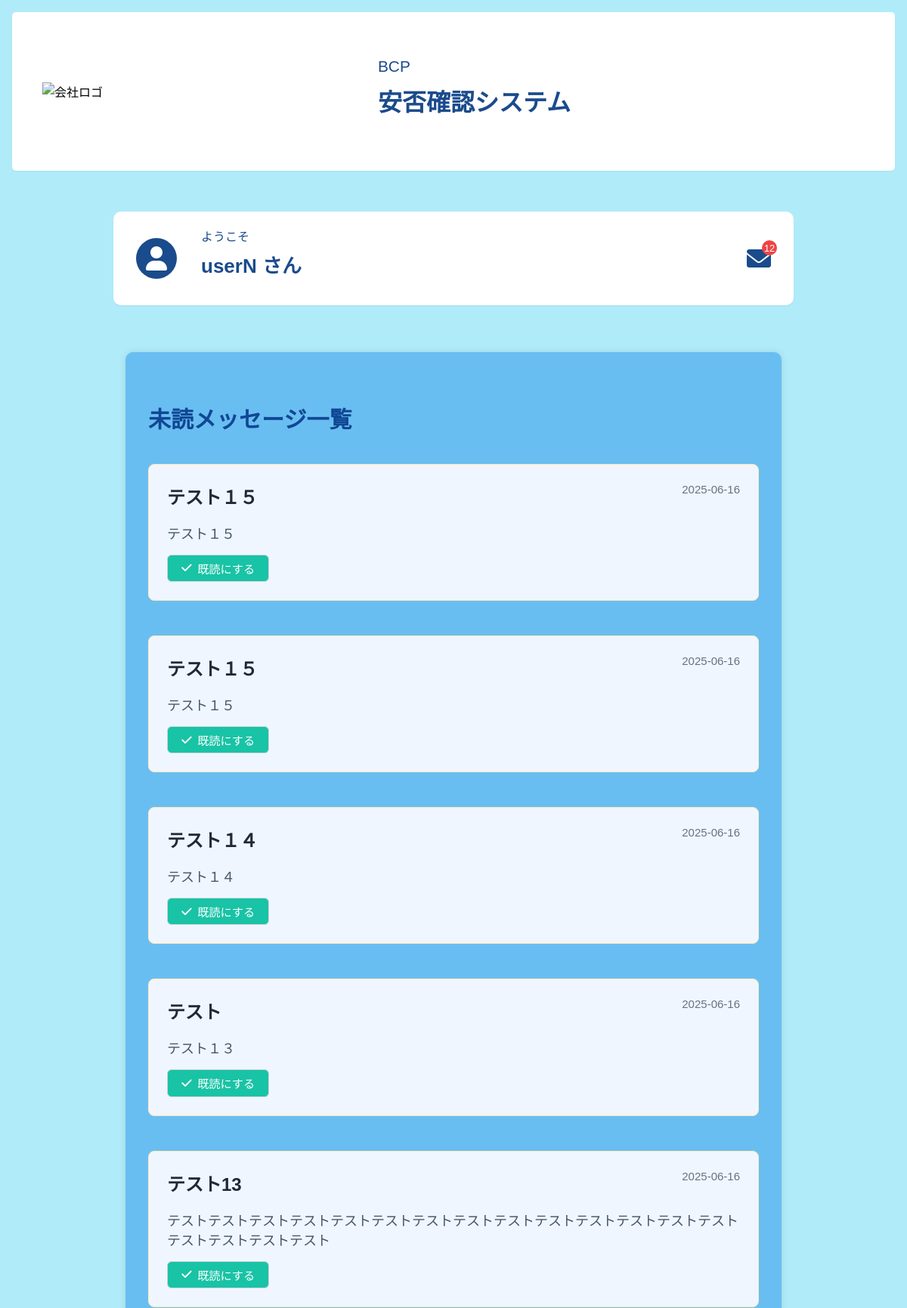
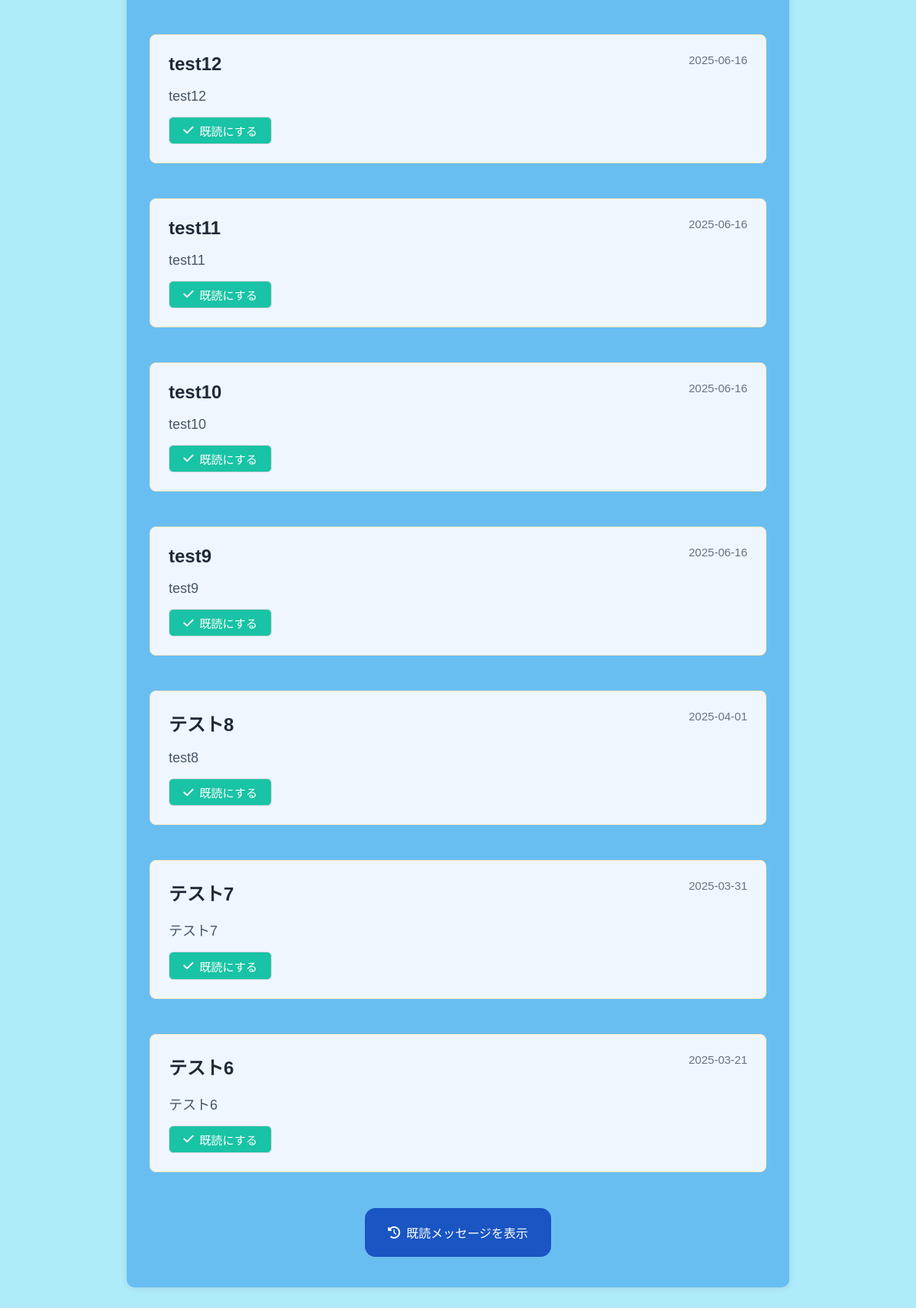
Screenshot of /user/message_list/2/ with the database file from the repository (2 pictures, top to bottom).
### cosapp/models.py (models this page shows, shortened)
class CustomUser(AbstractUser):
    phone_regex = RegexValidator(
        regex=r'^\+?1?\d{9,15}$',
        message="電話番号は '+999999999' の形式で、最大15桁まで入力してください。"
    )
    phone_number = models.CharField(
        validators=[phone_regex],
        max_length=17,
        blank=True,  # フォームや管理画面で空の値を許可
        default="",  # デフォルト値として空文字列を設定
        verbose_name="電話番号"
    )
    is_admin = models.BooleanField(default=False, verbose_name="管理者権限")
    class Meta:
        verbose_name = "ユーザー"
        verbose_name_plural = "ユーザー一覧"

class AdminMessage(models.Model):
    recipient = models.ForeignKey(CustomUser, on_delete=models.CASCADE, related_name='received_admin_messages', verbose_name="受信者")
    subject = models.CharField(max_length=255, verbose_name="件名")
    content = models.TextField(verbose_name="本文", default="")  # デフォルト値を設定
    created_at = models.DateTimeField(default=timezone.now, verbose_name="送信日時")
    is_read = models.BooleanField(default=False, verbose_name="既読状態")
    objects = AdminMessageManager()
    class Meta:
        verbose_name = "管理者メッセージ"
        verbose_name_plural = "管理者メッセージ一覧"
        ordering = ['-created_at']

### cosapp/views.py (the view)
# urls.py: path('user/message_list/<int:user_id>/', UserMessageListView.as_view(), name='message_list'),
class UserMessageListView(ListView):
    model = AdminMessage
    template_name = 'cosapp/user/message_list.html'
    context_object_name = 'messages'
    def get_queryset(self):
        user_id = self.kwargs.get('user_id')
        recipient = get_object_or_404(CustomUser, id=user_id)
        return AdminMessage.objects.filter(recipient=recipient).order_by('-created_at')
    def get_context_data(self, **kwargs):
        context = super().get_context_data(**kwargs)
        recipient = get_object_or_404(CustomUser, id=self.kwargs.get('user_id'))
        context['recipient'] = recipient
        context['unread_count'] = self.get_queryset().filter(is_read=False).count()
        return context

### templates/cosapp/user/message_list.html (shortened to what this page needs)
{% extends 'user_base.html' %}
{% load static %}
{% block extra_head %}
    <link rel="stylesheet" href="{% static 'css/message_list.css' %}">
    <link rel="stylesheet" href="https://cdnjs.cloudflare.com/ajax/libs/font-awesome/6.0.0/css/all.min.css">
{% endblock %}
{% block header %}
<div class="user-info-header">
    <div class="user-info">
        <div class="user-icon">
            <i class="fas fa-user"></i>
        </div>
        <div class="user-details">
            <span class="welcome-text">ようこそ</span>
            <h1 class="username">{{ recipient.username }} さん</h1>
        </div>
    </div>
    <div class="message-icon">
        <i class="fas fa-envelope"></i>
        {% if unread_count > 0 %}
            <span class="unread-badge">{{ unread_count }}</span>
        {% endif %}
    </div>
</div>
{% endblock %}
{% block content %}
<section class="message-list-section">
    <div class="message-list-container">
        <h2 class="messages-title">未読メッセージ一覧</h2>
        <div id="unread-messages" class="messages-list">
            {% if messages %}
                {% for message in messages %}
                    {% if not message.is_read %}
                        <div class="message-card unread" data-message-id="{{ message.id }}">
                            <div class="message-header">
                                <h3 class="message-subject">{{ message.subject }}</h3>
                                <span class="message-date">{{ message.created_at|date:"Y-m-d" }}</span>
                            </div>
                            <p class="message-content">{{ message.content }}</p>
                            <button class="mark-read-btn" data-message-id="{{ message.id }}">
                                <i class="fas fa-check"></i>
                                <span>既読にする</span>
                            </button>
                        </div>
                    {% endif %}
                {% endfor %}
            {% endif %}
        </div>
        <div class="read-link">
            <a href="{% url 'read_message_list' user_id=recipient.id %}">
                <i class="fas fa-history"></i>
                <span>既読メッセージを表示</span>
            </a>
        </div>
    </div>
</section>
{% endblock %}

### static/css/base.css (style rules this page uses)
:root { --primary-color: #1a4b8c; --hover-color: #2961b3; --background-color:#cdedf5; --white: #ffffff; --gray-text: #6b7280; --shadow-sm: 0 1px 2px 0 rgba(0, 0, 0, 0.05); }
*, *::before, *::after { box-sizing: border-box; }
body { font-family: Arial, sans-serif; margin: 0; padding: 0; background-color: var(--background-color); }
button { cursor: pointer; }
a { text-decoration: none; }

### static/css/message_list.css (style rules this page uses)
body { font-family: Arial, sans-serif; background-color: var(--background-color); margin: 0; padding: 0; }
.user-info-header { display: flex; box-shadow: var(--shadow-sm); justify-content: space-between; align-items: center; padding: 25px 30px }
.user-info { display: flex; align-items: center; gap: 6px; }
.user-icon { width: 54px; height: 54px; background-color: #1a4b8c; border-radius: 50%; display: flex; align-items: center; justify-content: center; }
.user-icon i { color: white; font-size: 26px; }
.user-details { margin-left: 16px; }
.user-details span { display: block; font-size: 16px; color: #1a4b8c; }
.user-details h1 { font-size: 26px; color: #1a4b8c; }
.message-icon { position: relative; }
.message-icon i { font-size: 32px; color: #1a4b8c; }
.unread-badge { position: absolute; top: -8px; right: -8px; background-color: #ef4444; color: white; font-size: 14px; border-radius: 50%; width: 20px; height: 20px; display: flex; align-items: center; justify-content: center; }
.message-card { background-color: white; border-radius: 8px; padding: 16px; margin-bottom: 16px; border-left-width: 4px solid transparent; }
.message-card.unread { background-color: #eff6ff; }
.message-card p { font-size: 18px; }
.message-header { display: flex; justify-content: space-between; }
.message-header h3 { font-size: 24px; }
.message-header span { font-size: 15px; }
body, html { margin: 0; padding: 0; font-family: 'Noto Sans JP', sans-serif; background: #b0ebf9; min-height: 100vh; }
.user-info-header { background: #fff; box-shadow: 0 1px 2px rgba(0,0,0,0.06); display: flex; justify-content: space-between; align-items: center; max-width: 900px; margin: 0 auto 30px auto; padding: 20px 30px; border-radius: 10px; }
.user-info { display: flex; align-items: center; gap: 16px; }
.user-icon { width: 54px; height: 54px; background: #1a4b8c; border-radius: 50%; display: flex; align-items: center; justify-content: center; }
.user-icon i { color: white; font-size: 32px; }
.user-details .welcome-text { font-size: 16px; color: #1a4b8c; margin-top: 0; }
.user-details .username { font-size: 26px; font-weight: bold; color: #1a4b8c; margin-top: 14px; line-height: 1.1; }
.unread-badge { position: absolute; top: -8px; right: -8px; background: #ef4444; color: #fff; font-size: 0.8rem; border-radius: 9999px; width: 20px; height: 20px; display: flex; align-items: center; justify-content: center; }
.message-list-container { background-color: #69bef1; padding: 40px 30px; border-radius: 10px; box-shadow: 0 0 10px rgba(0, 0, 0, 0.1); }
.message-list-section { max-width: 900px; margin: 0 auto; padding: 32px 16px; }
.messages-title { font-size: 30px; font-weight: bold; color: #104794; margin-bottom: 1.5rem; }
.messages-list { display: flex; flex-direction: column; gap: 1rem; }
.message-card { border: 1px solid #ffe8b8; border-radius: 0.5rem; background: aliceblue; padding: 1.5rem; margin: 15px 0; }
.message-header { display: flex; justify-content: space-between; align-items: flex-start; margin-bottom: 0.5rem; }
.message-subject { font-weight: 600; color: #1f2937; margin: 0; }
.message-date { font-size: 0.95rem; color: #6b7280; }
.message-content { color: #475569; margin-bottom: 1rem; }
.mark-read-btn { font-size: 0.95rem; background: #19c3a5; border: 1px solid #d1d5db; border-radius: 0.375rem; padding: 0.4em 1.2em; color: white; cursor: pointer; display: inline-flex; align-items: center; gap: 0.5em; transition: background 0.2s; }
.read-link { margin-top: 2rem; text-align: center; }
.read-link a { padding: 20px 30px; background-color: #1955c3; border-radius: 14px; color: #ffffff; text-decoration: none; font-size: 1rem; display: inline-flex; align-items: center; gap: 0.5em; transition: color 0.2s; }

### rows the page displays
CustomUser: username "userN"
AdminMessage: subject "テスト１５", created_at "2025-06-16", content "テスト１５"
AdminMessage: subject "テスト１５", created_at "2025-06-16", content "テスト１５"
AdminMessage: subject "テスト１４", created_at "2025-06-16", content "テスト１４"
AdminMessage: subject "テスト", created_at "2025-06-16", content "テスト１３"
AdminMessage: subject "テスト13", created_at "2025-06-16", content "テストテストテストテストテストテストテストテストテストテストテストテストテストテストテストテストテストテスト"
AdminMessage: subject "test12", created_at "2025-06-16", content "test12"
AdminMessage: subject "test11", created_at "2025-06-16", content "test11"
AdminMessage: subject "test10", created_at "2025-06-16", content "test10"
AdminMessage: subject "test9", created_at "2025-06-16", content "test9"
AdminMessage: subject "テスト8", created_at "2025-04-01", content "test8"
AdminMessage: subject "テスト7", created_at "2025-03-31", content "テスト7"
AdminMessage: subject "テスト6", created_at "2025-03-21", content "テスト6"

### other values shown
{{ unread_count }} "12"
